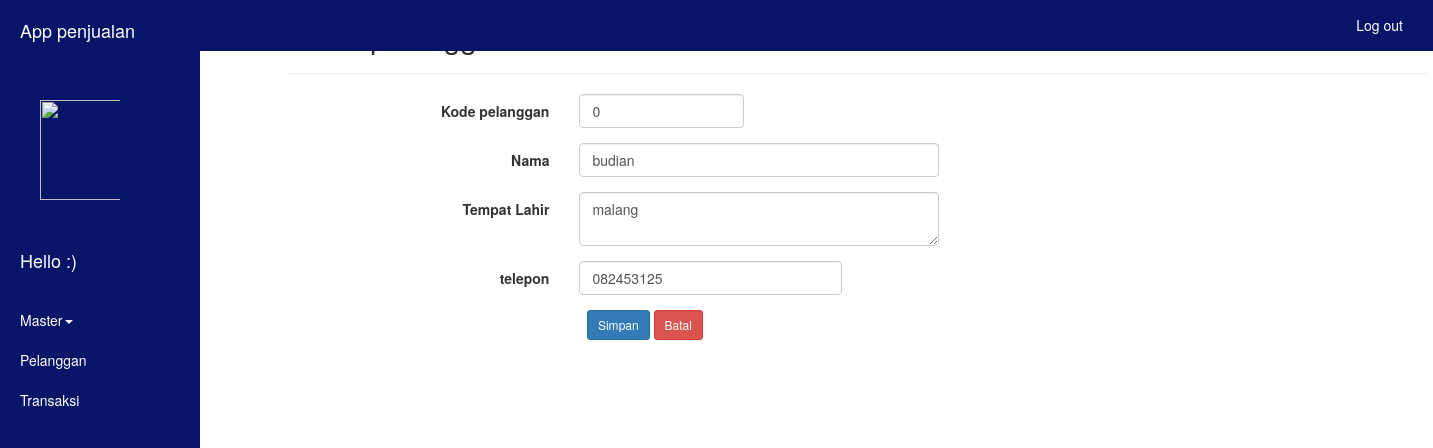
The app's page /edit3.php with its own data.
### tables this page shows
CREATE TABLE `tb_operator` (
  `id_operator` int(11) NOT NULL,
  `nama` varchar(11) NOT NULL,
  `alamat` varchar(15) NOT NULL,
  `no_tlp` varchar(11) NOT NULL
);

### edit3.php (the view, shortened to what this page needs)
<?php
include('koneksi.php');
?>
<html>
<head>
<link rel="stylesheet" href="css/bootstrap.min.css"/>
</head>
<body>
  <div id="wrapper" class="active">
      <div id="sidebar-wrapper">
      <ul id="sidebar_menu" class="sidebar-nav">
           <li class="sidebar-brand"><a>App penjualan</a></li>
           <li class="sidebar-brand"><img src="download.png"></li>
           <li class="sidebar-brand"><a><span class="light" id="main_icon">Hello :)</span></a></li>
      </ul>
        <ul class="sidebar-nav" id="sidebar">
         <li class="dropdown">
          <a href="#" class="dropdown-toggle" data-toggle="dropdown">Master<span class="caret"></span></a>
        </li>
         <li class="active"><a href="v_pelanggan.php">Pelanggan</a></li>
          <li class="active"><a href="v_transaksi.php">Transaksi</a></li>
        </ul>
      </div>
      <div id="page-content-wrapper">
         <nav class="navbar navbar-custom navbar-fixed-top" role="navigation">
        <div class="container-fluid satu">
            <div class="collapse navbar-collapse navbar-right navbar-main-collapse">
                <ul class="nav navbar-nav">
                    <li>
                        <a href="logout.php">Log out</a>
                    </li>
                </ul>
            </div>
        </div>
    </nav>
    <div id="main-wrapper" class="col-md-11 pull-right">
            <div id="main">
            <div class="container">
  <div class="content">
      <h2>Menu pelanggan &raquo; Edit Data</h2>
      <hr />
      <?php
      $id_operator = $_GET['id_operator'];
      $sql = mysqli_query($conn, "SELECT * FROM tb_operator WHERE id_operator='$id_operator'");
        $rows = mysqli_fetch_assoc($sql);
      ?>
      <form class="form-horizontal" action="" method="POST">
        <div class="form-group">
          <label class="col-sm-3 control-label">Kode pelanggan</label>
          <div class="col-sm-2">
            <input type="text" name="id_operator" value="<?php echo $rows['id_operator']; ?>" class="form-control" placeholder="NIK" required>
          </div>
        </div>
        <div class="form-group">
          <label class="col-sm-3 control-label">Nama</label>
          <div class="col-sm-4">
            <input type="text" name="nama" value="<?php echo $rows['nama']; ?>" class="form-control" placeholder="Nama" required>
          </div>
        </div>
        <div class="form-group">
          <label class="col-sm-3 control-label">Tempat Lahir</label>
          <div class="col-sm-4">
          <textarea name="alamat" class="form-control" placeholder="Alamat"><?php echo $rows['alamat']; ?></textarea>
          </div>
        </div>
        <div class="form-group">
          <label class="col-sm-3 control-label">telepon</label>
          <div class="col-sm-3">
            <input type="text" name="tlpn" value="<?php echo $rows['no_tlp']; ?>" class="form-control" placeholder="Tempat Lahir" required>
          </div>
        </div>
        </div>
        <div class="form-group">
          <label class="col-sm-3 control-label">&nbsp;</label>
          <div class="col-sm-6">
            <input type="submit" name="save" class="btn btn-sm btn-primary" value="Simpan" data-toggle="tooltip" title="Simpan Data Karyawan">
            <a href="v_pelanggan.php" class="btn btn-sm btn-danger" data-toggle="tooltip" title="Batal">Batal</a>
          </div>
        </div>
    </div>
      </div>
      </div>
      </div>
    </div>
</body>
</html>

### edit3.php (style rules this page uses)
#wrapper { padding-left: 70px; transition: all .4s ease 0s; height: 100%; }
#sidebar-wrapper { margin-left: -150px; left: 70px; width: 200px; background: #aaa; position: fixed; height: 100%; z-index: 10000; transition: all .4s ease 0s; background-color: #061568; }
.sidebar-nav { display: block; float: left; width: 200px; list-style: none; margin: 0; padding: 0; background-color: #31f91b; }
#page-content-wrapper { padding-left: 0; margin-left: 0; width: 100%; height: auto; }
#wrapper.active { padding-left: 150px; }
#wrapper.active #sidebar-wrapper { left: 150px; }
#page-content-wrapper { width: 100%; }
#sidebar_menu li a, .sidebar-nav li a { background-color: white; display: block; float: left; text-decoration: none; width: 150px; background: #fff; -webkit-transition: background .5s; -moz-transition: background .5s; -o-transition: background .5s; -ms-transition: background .5s; transition: background .5s; background-color: #061568; }
.sidebar-nav li { line-height: 40px; text-indent: 20px; }
.sidebar-nav li a { color: white; display: block; text-decoration: none; }
.sidebar-nav { background-color:#061568; width: 200px; }
.sidebar-nav > .sidebar-brand { height: 100px; width: 200px; line-height: 60px; font-size: 18px; }
.sidebar-nav > .sidebar-brand a { color: white; }
#main_icon { float:left; padding-right: 30px; padding-top:30px; color: white; }
.sidebar-brand img { width: 100px; height:100px; }
.navbar { background-color: #061568; }
.navbar a { color: white; }

### records on screen
tb_operator: id_operator "0", nama "budian", alamat "malang", tlpn "082453125"
